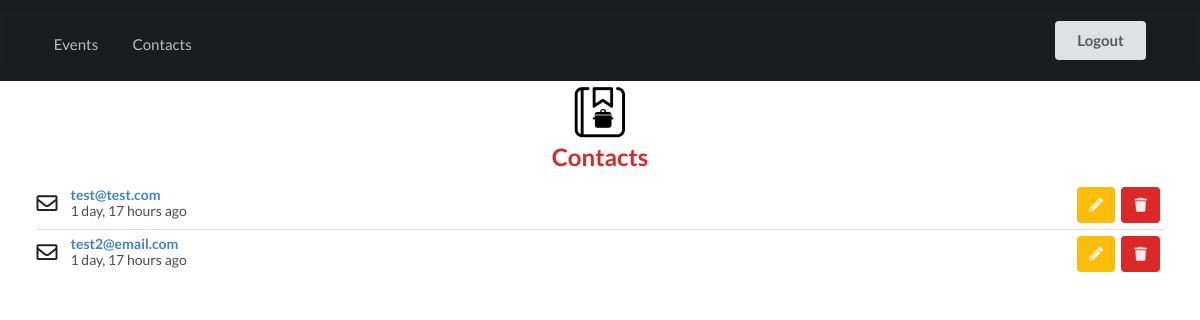
The app's page /contacts/ (signed in), older data.
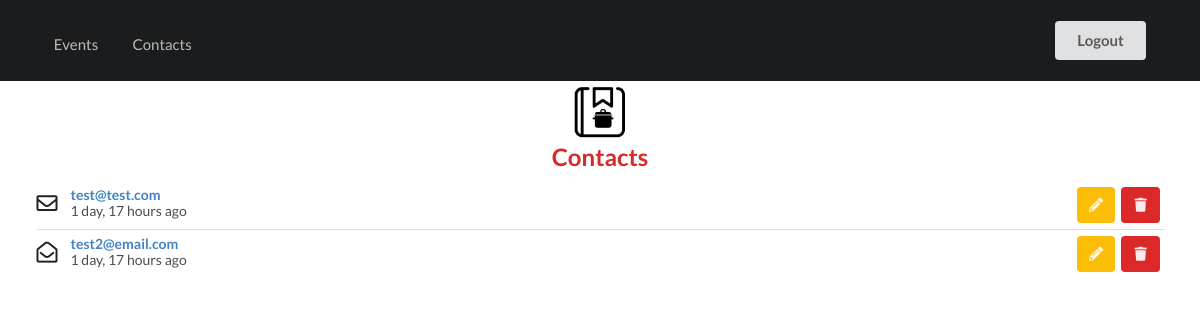
The same page, newer data.
### planner/models.py (models this page shows, shortened)
class Contact(models.Model):
  name = models.CharField(max_length=200)
  email = models.CharField(max_length=200)
  msg = models.TextField(max_length=2000)
  time_sent = models.DateTimeField(default=now)
  msg_read = models.BooleanField(default=False)

### planner/views.py (the view)
# urls.py: path('contacts/', views.contacts, name="contacts"),
def contacts(request):
  contacts = Contact.objects.all()
  return render(request, 'planner/contacts.html', { 'contacts': contacts })

### planner/templates/planner/contacts.html
{% extends 'planner/base.html' %}
{% block body %}
  <div class="ui container">
    <div class="ui middle aligned center aligned grid">
      <div class="eight wide column">
        <h2 class="ui red image header">
          <img src="../../../pictures/logo.png" class="image">
          <br />
          <div class="content">
            Contacts
          </div>
        </h2>
      </div>
    </div>
  {% if user.is_superuser %}
    <div class="ui relaxed divided list">
      {% for contact in contacts %}
        <div class="item">
          <div class="right floated content">
            <a class="ui icon button yellow" href="{% url 'update_contact' contact.id %}">
              <i class="icon pencil"></i>
            </a>
            <a class="ui icon button red" href="{% url 'delete_contact' contact.id %}">
              <i class="icon trash"></i>
            </a>
          </div>
          {% if contact.msg_read %}
            <i class="large envelope open outline middle aligned icon"></i>
          {% else %}
            <i class="large envelope outline middle aligned icon"></i>
          {% endif %}
          <div class="content">
            <a class="header" href="{% url 'contact_details' contact.id %}">{{ contact.email }}</a>
            <div class="description">{{ contact.time_sent | timesince }} ago</div>
          </div>
        </div>
      {% endfor %}
    </div>
  {% endif %}
{%  endblock %}

### planner/templates/planner/base.html (shortened to what this page needs)
<!DOCTYPE html>
<html lang="en">
<head>
  <link rel="stylesheet" href="https://cdnjs.cloudflare.com/ajax/libs/semantic-ui/2.4.1/semantic.min.css" />
</head>
<body>
  <div class="ui inverted vertical masthead center aligned segment">
    <div class="ui large secondary inverted pointing menu stackable">
      <div class="ui container">
        {% if user.is_authenticated %}
          <a class="item" href="{% url 'events' %}">Events</a>
          {% if user.is_superuser %}
            <a class="item" href="{% url 'contacts' %}">Contacts</a>
          {% endif %}
        {% else %}
          <a href="{% url 'home' %}">
            <img src="../../../pictures/logo-white.png" alt="logo-white" class="ui small image" />
          </a>
          <a class="item" href="{% url 'contact' %}">Contact</a>
        {% endif %}
        <div class="right menu">
          {% if user.is_authenticated %}
            <div class="item">
              <a class="ui button" href="{% url 'logout' %}">Logout</a>
            </div>
          {% endif %}
        </div>
      </div>
    </div>
  </div>
  {% block body %}
  {% endblock %}
</body>
</html>

Row changes from the older to the newer data that the page shows:
changed Contact "test2@email.com": msg_read False → True (drawn)
